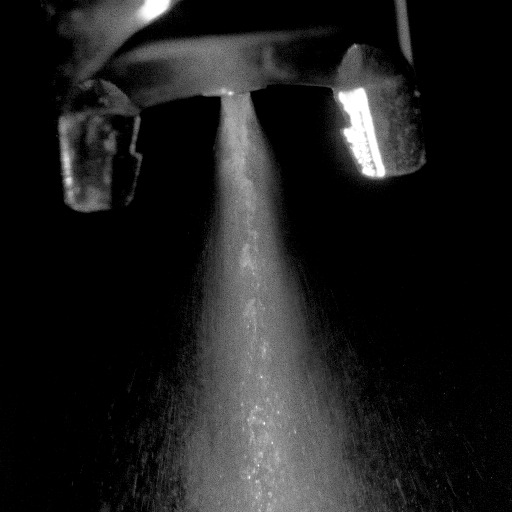
%> input picture 1.jpg, 512 x 512 px; the run also reads 1 picture not shown here
$ octave --eval "test;"   (GNU Octave 9; MATLAB toolbox functions it lacks are replaced by stand-ins)
%> lines starting %> are read from the running program, lines starting %| are printed output that depends on the picture
function test

clc;
close all;
workspace;
format longg;
format compact;
fontSize = 10;


%----------------------------------------------------------------------------------------------------------------


img1=imread('1.jpg');
%> img1 is the input picture: size 512x512 uint8; min 0, max 255, mean 30.1
subplot(2,6,1)
imshow(img1)
title('1st image', 'FontSize', fontSize);
axis on;
img2=imread('2.jpg');
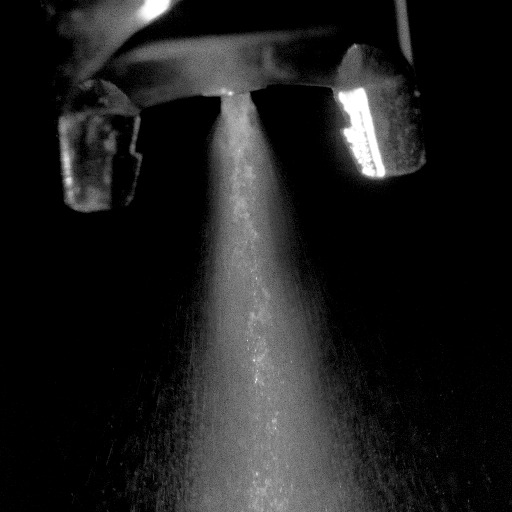
%> input picture 2.jpg, 512 x 512 px
%> img2 is the input picture: size 512x512 uint8; min 0, max 255, mean 29.9
subplot(2,6,2)
imshow(img2)
title('2nd image', 'FontSize', fontSize);
axis on;
img3=imread('3.jpg');
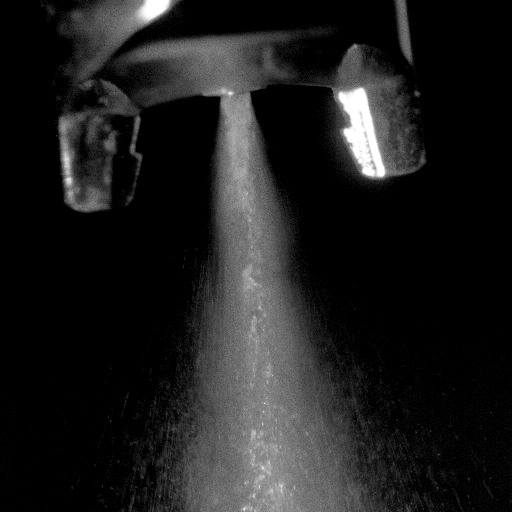
%> input picture 3.jpg, 512 x 512 px
%> img3 is the input picture: size 512x512 uint8; min 0, max 255, mean 29.8
subplot(2,6,3)
imshow(img3)
title('3rd image', 'FontSize', fontSize);
axis on;
img4=imread('4.jpg');
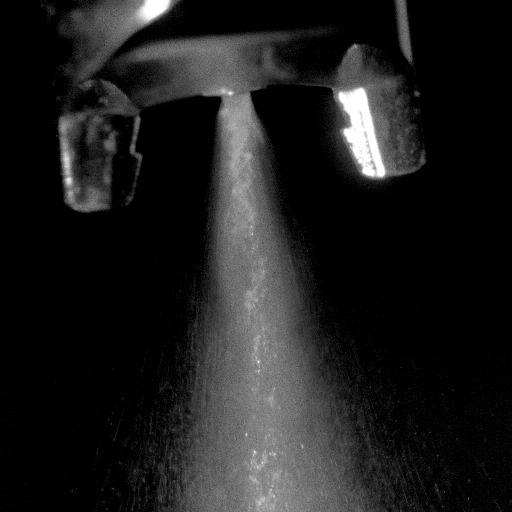
%> input picture 4.jpg, 512 x 512 px
%> img4 is the input picture: size 512x512 uint8; min 0, max 255, mean 29.7
subplot(2,6,4)
imshow(img4)
title('4th image', 'FontSize', fontSize);
axis on;
img5=imread('5.jpg');
subplot(2,6,5)
imshow(img5)
title('5th image', 'FontSize', fontSize);
axis on;
im = imread('1.jpg');
for i = 2:6
im = imadd(im,imread(sprintf('%d.jpg',i)));
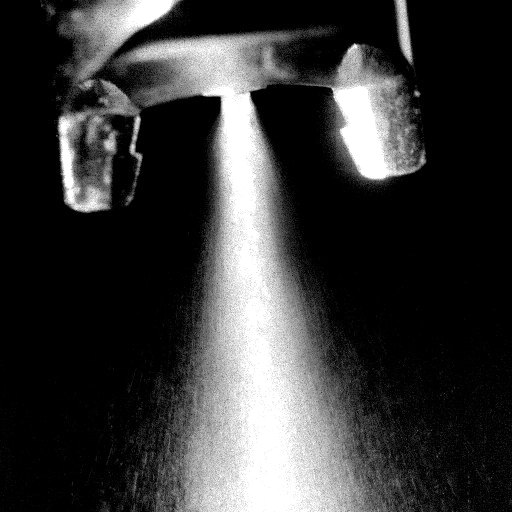
%> im: size 512x512 uint8; min 0, max 255, mean 56.3
end
im = im/6;
subplot(2,6,6)
imshow(im,[]);
title('Averaged image', 'FontSize', fontSize);
axis on;

%-------------------------------------------------------------------------------------------------------------------


baseFileName = 'final.png';
grayImage = imread(baseFileName);
[rows, columns, numberOfColorBands] = size(grayImage);
if numberOfColorBands > 1

	grayImage = grayImage(:,:,2);
end


subplot(2, 6, 7);
imshow(grayImage);
axis on;
title('Cone image', 'FontSize', fontSize);

set(gcf, 'Units', 'Normalized', 'Outerposition', [0, 0, 1, 1]);


[pixelCount, grayLevels] = imhist(grayImage);

pixelCount(1) = 0;
pixelCount(end) = 0;
subplot(2, 6, 8);
bar(grayLevels, pixelCount);
grid on;
title('Histogram of Cone image', 'FontSize', fontSize);
xlim([0 grayLevels(end)]);


thresholdValue = 75;
binaryImage = grayImage > thresholdValue;
subplot(2, 6, 9);
imshow(binaryImage);
impixelinfo;
axis on;
title('Binary Image', 'FontSize', fontSize);


numberToExtract = 1;
binaryImage = largestarea(binaryImage, numberToExtract);


binaryImage = imfill(binaryImage, 'holes');

se = strel('disk', 3, 0);
binaryImage = imopen(binaryImage, se);


subplot(2, 6, 10);
imshow(binaryImage);
axis on;
title('Largest area covered by the cone', 'FontSize', fontSize);
drawnow;


widths = zeros(1, rows);
leftEdge = zeros(1, rows);
rightEdge = zeros(1, rows);
for row = 1 : rows
	thisRow = binaryImage(row, :);
	leftIndex = find(thisRow, 1, 'first');
	if ~isempty(leftIndex)
		leftEdge(row) = leftIndex;
		rightEdge(row) = find(thisRow, 1, 'last');
		widths(row) = rightEdge(row) - leftEdge(row);
	end
end


subplot(2, 6, 11);
plot(1:rows, widths, 'b-', 'LineWidth', 2);
grid on;
title('Widths of region in cone as a function of line number', 'FontSize', fontSize);
axis on;


x = 90:240;

y = leftEdge(x);
leftCoefficients = polyfit(x, y, 1);
leftAngle = atand(leftCoefficients(1))

subplot(2, 6, 12);
plot(x, y, 'b-', 'LineWidth', 2);
hold on;
y = rightEdge(x);
rightCoefficients = polyfit(x, y, 1);
rightAngle = atand(rightCoefficients(1))
plot(x, y, 'r-', 'LineWidth', 2);
grid on;
coneAngle = abs(leftAngle) + abs(rightAngle);

yLeftFit = polyval(leftCoefficients, x);
plot(x, yLeftFit, 'b-', 'LineWidth', 2);
yRightFit = polyval(rightCoefficients, x);
plot(x, yRightFit, 'r-', 'LineWidth', 2);
legend('left', 'right', 'Location', 'east');

message = sprintf('The angle of cone is: %.1f degrees.', coneAngle);
uiwait(helpdlg(message));

%--------------------------------------------------------------------------------------------------------------------


function binaryImage = largestarea(binaryImage, numberToExtract)
try

	[labeledImage, numberOfBlobs] = bwlabel(binaryImage);
	blobMeasurements = regionprops(labeledImage, 'area');

	allAreas = [blobMeasurements.Area];
	if numberToExtract > length(allAreas);

		numberToExtract = length(allAreas);
	end
	if numberToExtract > 0

		[sortedAreas, sortIndexes] = sort(allAreas, 'descend');
	elseif numberToExtract < 0
		[sortedAreas, sortIndexes] = sort(allAreas, 'ascend');
		numberToExtract = -numberToExtract;
	else
		binaryImage = false(size(binaryImage));
		return;
	end
	biggestBlob = ismember(labeledImage, sortIndexes(1:numberToExtract));
	binaryImage = biggestBlob > 0;
catch ME
	errorMessage = sprintf('Error in function ExtractNLargestBlobs().\n\nError Message:\n%s', ME.message);
	fprintf(1, '%s\n', errorMessage);
	uiwait(warndlg(errorMessage));
end
%> (the run ends here)
